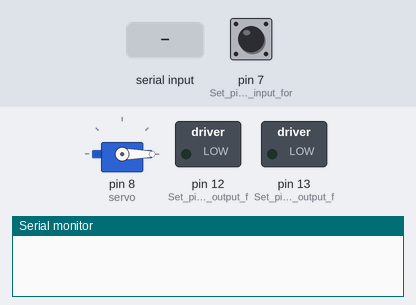
Recording of a sketch running on a simulated Arduino Uno, built with avr-gcc and run on an emulated ATmega328P. Shown: servo, switched loads named in the sketch (green lamp = pin HIGH), the last lines printed to the serial monitor. Inputs (shaded band) come from the test bench; at power-on: pin 7 (Set_pin_4_as_an_input_for) LOW.

Above: at 1.2 s.
1.3 s: "2" received over Serial
At 1.7 s:
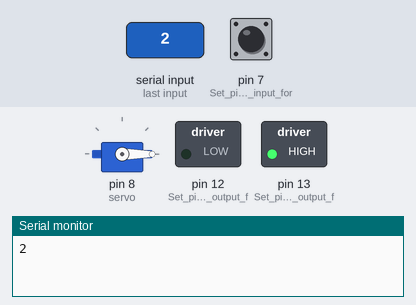
2.9 s: pin 7 (Set_pin_4_as_an_input_for) pulled HIGH for 0.15 s
At 3.7 s:
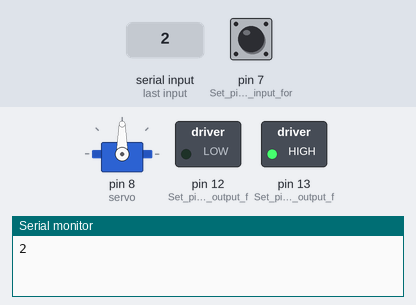
5.5 s: "4" received over Serial
At 6.0 s:
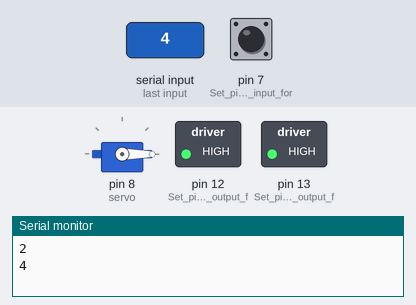
7.0 s: pin 7 (Set_pin_4_as_an_input_for) pulled HIGH for 1 s
At 7.8 s:
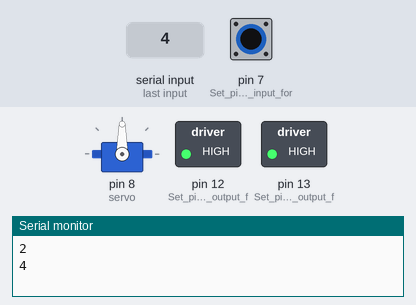
9.6 s: "1" received over Serial
At 10.4 s:
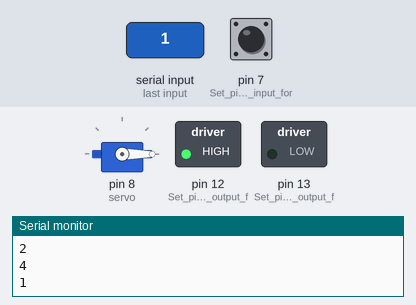
11.1 s: pin 7 (Set_pin_4_as_an_input_for) pulled HIGH for 0.15 s
At 11.5 s:
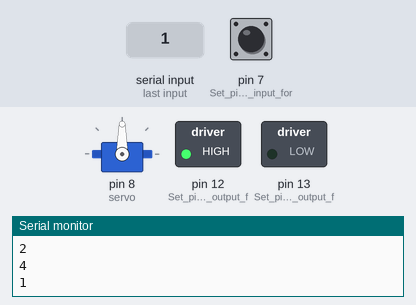
Timing chart, 0 to 14.1 s (numbered marks = the images above; inputs shaded):
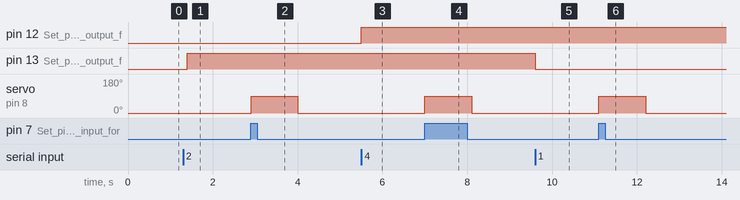

The sketch:

Code.ino
```cpp
#include <Servo.h>

char val;
Servo servo;

void setup() {
  pinMode(13, OUTPUT);  // Set pin 13 as an output for the bulb
  pinMode(12, OUTPUT);  // Set pin 12 as an output for the fan
  pinMode(7, INPUT);    // Set pin 4 as an input for the PIR motion sensor

  Serial.begin(9600);   // Initialize serial communication

  digitalWrite(13, LOW);  // Turn off the bulb initially
  digitalWrite(12, LOW);  // Turn off the fan initially

  servo.attach(8);  // Attach the servo motor to pin 5
}

void loop() {
  if (Serial.available()) {
    val = Serial.read();  // Read the incoming character from Bluetooth
    Serial.println(val);  // Print the received character to the Serial Monitor
  }

  if (val == '1') {
    digitalWrite(13, LOW);  // Turn on the bulb if '1' is received
  } else if (val == '2') {
    digitalWrite(13, HIGH);  // Turn off the bulb if '2' is received
  } else if (val == '3') {
    digitalWrite(12, LOW);  // Turn on the fan if '3' is received
  } else if (val == '4') {
    digitalWrite(12, HIGH);  // Turn off the fan if '4' is received
  }

  // Servo Motor and PIR Sensor
  if(digitalRead(7)==HIGH){
    servo.write(90);
    delay(1000);
  }
  else{
    servo.write(-200);
    }

  delay(100);  // Delay for stability
}
//https://cdn.shopify.com/s/files/1/0300/6424/6919/files/Circuit-Diagram-Home-Automation-using-Arduino-Uno.jpg?v=1692865152
//https://encrypted-tbn0.gstatic.com/images?q=tbn:ANd9GcQtWDzVEGUFYE1N8TF96M-_84yDDCWrpum-iQ&s
//https://1.bp.blogspot.com/-DHqI1c7Bbio/X-y0JkcwwdI/AAAAAAAAMmo/Rf2N1J9lPsUs9gA8uyusnoveozHnIncjQCLcBGAsYHQ/s16000/automation.png
//https://www.youtube.com/watch?v=_eFW_4HKhys
```

Measured:
- after the input at 1.3 s, pin 13 (Set_pin_13_as_an_output_f): LOW → HIGH after 0.10 s
- after the input at 2.9 s, servo on pin 8 (servo): 0° → 90° at once, → 0° 1.1 s later
- after the input at 5.5 s, pin 12 (Set_pin_12_as_an_output_f): LOW → HIGH at once
- after the input at 7.0 s, servo on pin 8 (servo): 0° → 90° at once, → 0° 1.1 s later
- after the input at 9.6 s, pin 13 (Set_pin_13_as_an_output_f): HIGH → LOW at once
- after the input at 11.1 s, servo on pin 8 (servo): 0° → 90° at once, → 0° 1.1 s later
